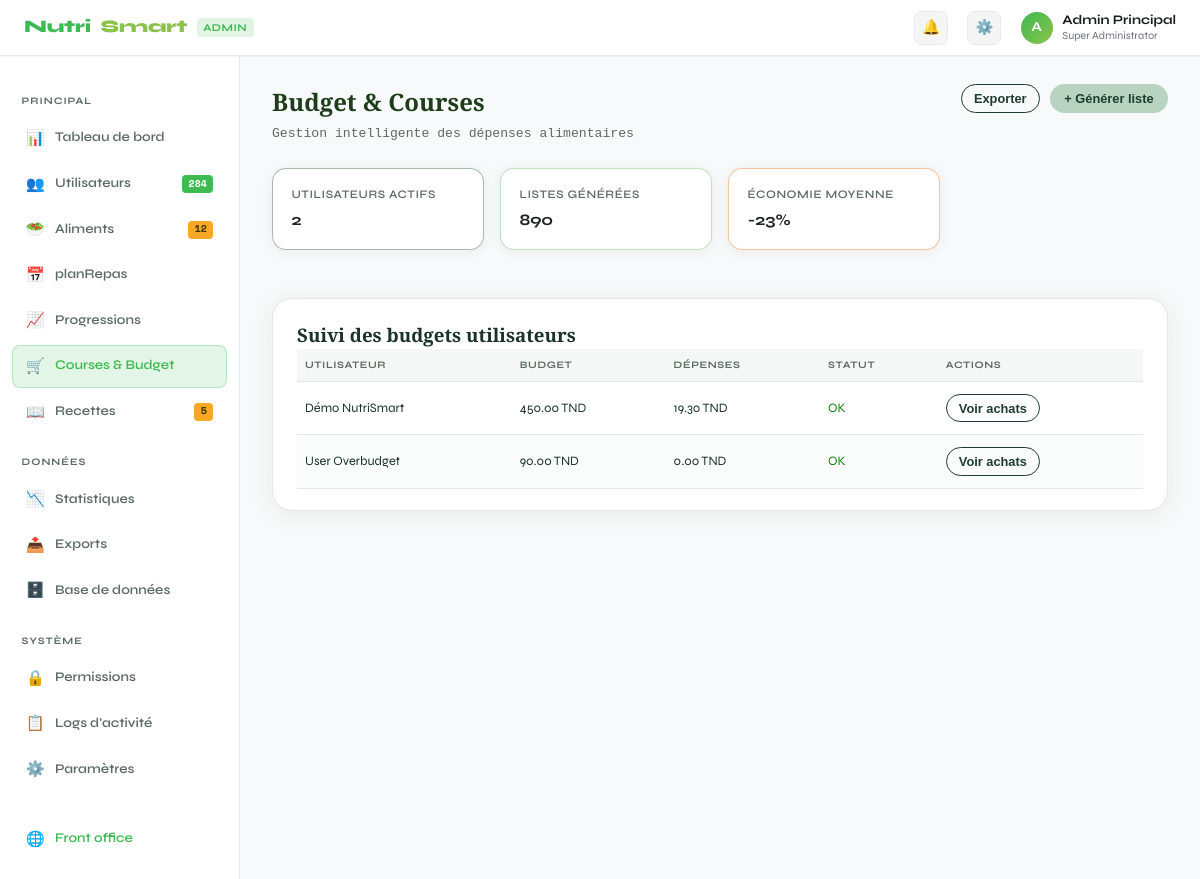
The app's page /Views/backoffice/budget-admin.php with its own data.
### tables this page shows
CREATE TABLE `budget` (
  `id_utilisateur` int(10) UNSIGNED NOT NULL,
  `montant` decimal(10,2) NOT NULL COMMENT 'The total budget limit',
  `date_creation` datetime NOT NULL DEFAULT current_timestamp()
);

CREATE TABLE `utilisateur` (
  `id_utilisateur` int(10) UNSIGNED NOT NULL,
  `nom` varchar(120) NOT NULL,
  `email` varchar(255) NOT NULL,
  `mot_de_passe` varchar(255) NOT NULL,
  `role` varchar(50) NOT NULL DEFAULT 'utilisateur'
);

### config/db_connect.php (called while the page is built)
<?php
function getConnection() {
    $host = 'localhost';
    $db_name = 'nutrismart';
    $username = 'root';
    $password = '';
    static $pdo = null;
    if ($pdo === null) {
        try {
            $dsn = "mysql:host=$host;dbname=$db_name;charset=utf8mb4";
            $options = [
                PDO::ATTR_ERRMODE            => PDO::ERRMODE_EXCEPTION,
                PDO::ATTR_DEFAULT_FETCH_MODE => PDO::FETCH_ASSOC,
                PDO::ATTR_EMULATE_PREPARES   => false,
            ];
            $pdo = new PDO($dsn, $username, $password, $options);
        } catch (PDOException $e) {
            die("Database connection failed: " . $e->getMessage());
        }
    }
    return $pdo;
}
?>

### Services/BudgetService.php (called while the page is built, shortened)
<?php
require_once __DIR__ . '/../config/db_connect.php';
class BudgetService {
    private $db;
    public function __construct() {
        $this->db = getConnection();
    }
    public function getAllBudgets() {
        $sql = "SELECT u.nom as user_nom, b.*,
                COALESCE((SELECT SUM(prix_total) FROM user_achat WHERE id_utilisateur = b.id_utilisateur), 0) as total_depense
                FROM budget b
                JOIN utilisateur u ON b.id_utilisateur = u.id_utilisateur
                ORDER BY u.nom";
        $stmt = $this->db->prepare($sql);
        $stmt->execute();
        return $stmt->fetchAll();
    }
}

### Views/backoffice/budget-admin.php (the view, shortened to what this page needs)
<?php
require_once '../../Services/BudgetService.php';
$budgetService = new BudgetService();
$budgets = $budgetService->getAllBudgets();
?>
<!DOCTYPE html>
<html lang="fr">
<head>
  <link rel="stylesheet" href="../../css/mp-dashboard.css" />
    <link rel="stylesheet" href="../../css/shared-styles.css" />
     <link rel="stylesheet" href="../../css/style.css" />
  <link rel="stylesheet" href="backoffice-shell.css" />
</head>
<body class="bo-shell-body">
  <header class="topbar">
    <a href="nutrismart-dashboard.html" class="topbar-logo">
      <span style="color:#3dba52">Nutri</span><span style="color:#8bc34a">Smart</span>
      <span class="logo-badge">ADMIN</span>
    </a>
    <div class="topbar-right">
      <div class="notif-btn">🔔</div>
      <div class="notif-btn">⚙️</div>
      <div class="admin-avatar">
        <div class="avatar-img">A</div>
        <div class="admin-info">
          <div class="admin-name">Admin Principal</div>
          <div class="admin-role">Super Administrator</div>
        </div>
      </div>
    </div>
  </header>
  <aside class="bo-admin-sidebar" aria-label="Navigation administration">
    <div class="nav-section-label">Principal</div>
    <a class="nav-item" href="nutrismart-dashboard.html">
      <span class="nav-icon">📊</span> Tableau de bord
    </a>
    <a class="nav-item" href="users.html">
      <span class="nav-icon">👥</span> Utilisateurs
      <span class="nav-badge">284</span>
    </a>
    <a class="nav-item" href="aliment.php">
      <span class="nav-icon">🥗</span> Aliments
      <span class="nav-badge warn">12</span>
    </a>
    <a class="nav-item" href="planRepas.html">
      <span class="nav-icon">📅</span> planRepas
    </a>
    <a class="nav-item" href="progression.html">
      <span class="nav-icon">📈</span> Progressions
    </a>
    <a class="nav-item active" href="budget-admin.php">
      <span class="nav-icon">🛒</span> Courses & Budget
    </a>
    <a class="nav-item" href="recettes.php">
      <span class="nav-icon">📖</span> Recettes
      <span class="nav-badge warn">5</span>
    </a>
    <div class="nav-section-label">Données</div>
    <a class="nav-item" href="#">
      <span class="nav-icon">📉</span> Statistiques
    </a>
    <a class="nav-item" href="#">
      <span class="nav-icon">📤</span> Exports
    </a>
    <a class="nav-item" href="#">
      <span class="nav-icon">🗄️</span> Base de données
    </a>
    <div class="nav-section-label">Système</div>
    <a class="nav-item" href="#">
      <span class="nav-icon">🔒</span> Permissions
    </a>
    <a class="nav-item" href="#">
      <span class="nav-icon">📋</span> Logs d'activité
    </a>
    <a class="nav-item" href="#">
      <span class="nav-icon">⚙️</span> Paramètres
    </a>
    <div style="margin-top: auto; padding-top: 1.5rem">
      <a class="nav-item" href="../frontoffice/plan-repas.html" style="color: #3dba52">
        <span class="nav-icon">🌐</span> Front office
      </a>
    </div>
  </aside>
  <main class="bo-shell-main">
    <div class="app app--embed-dash">
      <div class="main dash-workspace">
        <header class="bo-progression-head">
          <div>
            <h1 class="serif">Budget & Courses</h1>
            <p class="bo-progression-meta">Gestion intelligente des dépenses alimentaires</p>
          </div>
          <div class="bo-progression-actions">
            <button class="btn-sm btn-ghost">Exporter</button>
            <button class="btn-green">+ Générer liste</button>
          </div>
        </header>
        <section class="metrics-row">
          <div class="metric-card border-forest">
            <div>
              <div class="label">Utilisateurs actifs</div>
              <div class="value"><?php echo count($budgets); ?></div>
            </div>
          </div>
          <div class="metric-card border-mint">
            <div>
              <div class="label">Listes générées</div>
              <div class="value">890</div>
            </div>
          </div>
          <div class="metric-card border-orange">
            <div>
              <div class="label">Économie moyenne</div>
              <div class="value">-23%</div>
            </div>
          </div>
        </section>
        <section class="panel-card" style="margin-top:20px;">
          <h3 class="serif">Suivi des budgets utilisateurs</h3>
          <table class="bo-prog-users-table">
            <thead>
              <tr>
                <th>Utilisateur</th>
                <th>Budget</th>
                <th>Dépenses</th>
                <th>Statut</th>
                <th>Actions</th>
              </tr>
            </thead>
            <tbody>
              <?php foreach ($budgets as $budget): ?>
              <tr>
                <td><?php echo htmlspecialchars($budget['user_nom']); ?></td>
                <td><?php echo htmlspecialchars($budget['montant']); ?> TND</td>
                <td><?php echo htmlspecialchars($budget['total_depense']); ?> TND</td>
                <td style="color:<?php echo $budget['total_depense'] > $budget['montant'] ? 'red' : 'green'; ?>;">
                  <?php echo $budget['total_depense'] > $budget['montant'] ? 'Dépassement' : 'OK'; ?>
                </td>
                <td><button class="btn-ghost" onclick="viewPurchases(<?php echo $budget['id_utilisateur']; ?>)">Voir achats</button></td>
              </tr>
              <?php endforeach; ?>
            </tbody>
          </table>
        </section>
      </div>
    </div>
  </main>
</body>
</html>

### css/mp-dashboard.css (style rules this page uses)
:root { --forest: #2d5a27; --forest-dark: #1e3d1a; --mint: #e8f5e9; --mint-deep: #c8e6c9; --bg: #f8f9fa; --white: #ffffff; --text: #1a1f1c; --muted: #6b7280; --border: #e8ece9; --orange: #f2994a; --yellow-meal: #e8b923; --green-meal: #4a7c59; --radius-lg: 20px; --radius-md: 14px; --shadow-card: 0 4px 24px rgba(45, 90, 39, 0.08); --sidebar-w: 260px; }
*, *::before, *::after { box-sizing: border-box; margin: 0; padding: 0; }
body { font-family: "Inter", system-ui, sans-serif; font-size: 15px; color: var(--text); background: var(--bg); min-height: 100vh; }
.serif { font-family: "Playfair Display", Georgia, serif; }
.app { display: flex; min-height: 100vh; }
.app--embed-dash { flex-direction: column; }
.app--embed-dash .main { flex: 1; width: 100%; max-width: none; }
.btn-ghost { padding: 0.35rem 0.75rem; border-radius: 999px; background: transparent; color: var(--forest); font-weight: 600; font-size: 0.8rem; text-decoration: none; border: 1px solid var(--forest); cursor: pointer; }
.btn-green { display: inline-flex; align-items: center; gap: 0.4rem; padding: 0.45rem 0.9rem; border-radius: 999px; background: var(--mint); color: var(--forest); font-weight: 600; font-size: 0.8rem; text-decoration: none; border: none; cursor: pointer; }
.main { flex: 1; min-width: 0; padding: 1.75rem 2rem 2.5rem; }
.metrics-row { display: grid; grid-template-columns: repeat(4, 1fr); gap: 1rem; margin-bottom: 1.75rem; }
.metric-card { background: var(--white); border-radius: var(--radius-md); padding: 1.1rem 1.15rem; border: 1px solid var(--border); box-shadow: 0 2px 14px rgba(26, 60, 34, 0.06); display: flex; gap: 0.85rem; align-items: flex-start; }
.metric-card.border-orange { border-color: rgba(230, 126, 34, 0.45); }
.metric-card.border-mint { border-color: rgba(165, 214, 167, 0.7); }
.metric-card.border-forest { border-color: rgba(45, 90, 39, 0.4); }
.metric-card .label { font-size: 0.72rem; font-weight: 600; color: var(--muted); text-transform: uppercase; letter-spacing: 0.05em; margin-bottom: 0.25rem; }
.metric-card .value { font-size: 1rem; font-weight: 700; color: var(--text); }
.panel-card { background: var(--white); border-radius: var(--radius-lg); border: 1px solid var(--border); box-shadow: var(--shadow-card); padding: 1.35rem 1.5rem; }
.dash-workspace { display: flex; flex-direction: column; }
.bo-progression-head { display: flex; flex-wrap: wrap; align-items: flex-start; justify-content: space-between; gap: 1rem; margin-bottom: 1.5rem; }
.bo-progression-head h1 { font-size: 1.5rem; font-weight: 700; color: var(--forest-dark); margin-bottom: 0.25rem; }
.bo-progression-meta { font-size: 0.82rem; color: var(--muted); margin: 0; font-family: ui-monospace, "Cascadia Code", monospace; }
.bo-progression-actions { display: flex; flex-wrap: wrap; gap: 0.65rem; }
.bo-prog-users-table { width: 100%; border-collapse: collapse; font-size: 0.8rem; }
.bo-prog-users-table th { text-align: left; font-size: 0.62rem; font-weight: 700; letter-spacing: 0.06em; text-transform: uppercase; color: var(--muted); padding: 0.55rem 0.5rem; border-bottom: 1px solid var(--border); background: #f4f7f5; }
.bo-prog-users-table td { padding: 0.75rem 0.5rem; border-bottom: 1px solid var(--border); vertical-align: middle; }
.bo-prog-users-table tbody tr:nth-child(even) td { background: #fafcfb; }

### css/shared-styles.css (style rules this page uses)
:root { --forest: #223c2a; --primary: #4a7c59; --mid: #8fbc8f; --lime: #c4d4a8; --orange: #f2994a; --peach: #f4a241; --cream: #f7f3ec; --sand: #ede8de; --white: #ffffff; --charcoal: #2a2c2a; --gray: #748074; --light-g: #c5d5c0; --r: 0.75rem; }
*, *::before, *::after { box-sizing: border-box; margin: 0; padding: 0; }
html { scroll-behavior: smooth; }
body { font-family: 'DM Sans', sans-serif; background: var(--cream); color: var(--charcoal); overflow-x: hidden; }

### css/style.css (style rules this page uses)
:root { --forest: #1e3d2f; --primary: #3d7a4f; --primary-light: #5a9d6e; --mint: #b8d4c1; --cream: #f6f3ed; --white: #ffffff; --text: #1f2421; --muted: #5c6b63; --border: #e0e8e3; --shadow: 0 12px 40px rgba(30, 61, 47, 0.08); --radius: 14px; --font: "Segoe UI", system-ui, -apple-system, sans-serif; }
*, *::before, *::after { box-sizing: border-box; }
body { margin: 0; font-family: var(--font); font-size: 16px; line-height: 1.5; color: var(--text); background: linear-gradient(165deg, var(--cream) 0%, #eef5f0 45%, var(--cream) 100%); min-height: 100vh; }

### records on screen
budget: id_utilisateur.nom "Démo NutriSmart", montant "450.00", total_depense "19.30", shows "OK"
budget: id_utilisateur.nom "User Overbudget", montant "90.00", total_depense "0.00", shows "OK"

### other values on screen
count($budgets) "2"
